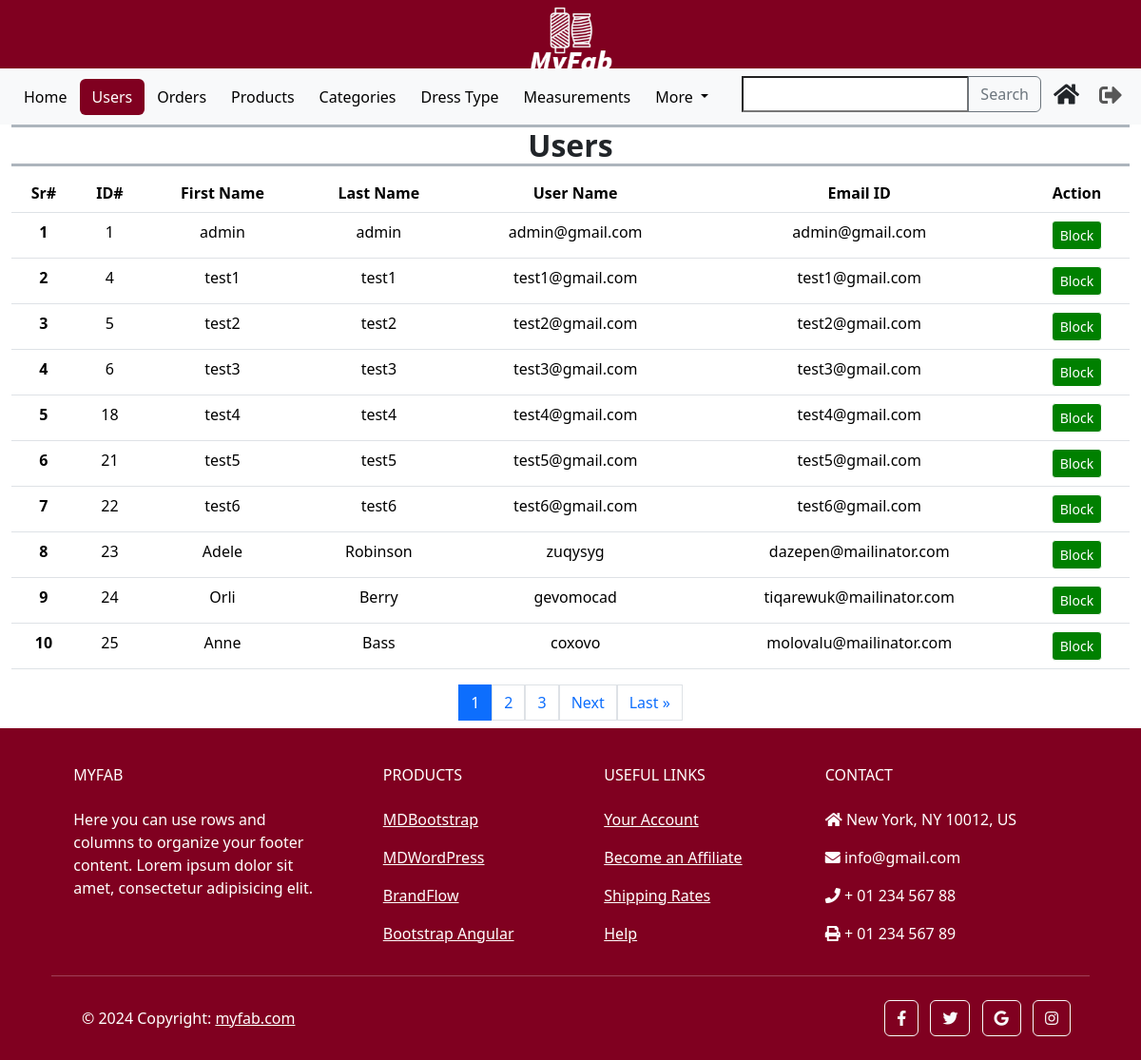
The app's page /custom_admin/users/ (signed in) with its own data.
### accounts/models.py (models this page shows)
class CustomUser(AbstractUser):
    phone_number = models.CharField(max_length=13, unique=True)

### custom_admin/views.py (the view, shortened to what this page needs)
# urls.py: path('users/', AdminUsers.as_view(), name = 'admin_users'),
class AdminUsers(View):
    def get(self, request):
        users = CustomUser.objects.all()
        paginator = Paginator(users, 10)
        page_number = request.GET.get('page')
        try:
            paged_users = paginator.page(page_number)
        except PageNotAnInteger:
            paged_users = paginator.page(1)
        except EmptyPage:
            paged_users = paginator.page(paginator.num_pages)
        start_serial_number = (paged_users.number - 1) * paginator.per_page + 1
        serial_numbers = list(range(start_serial_number, start_serial_number + len(paged_users)))
        zipped_data = zip(serial_numbers, paged_users)
        context = {'zipped_data': zipped_data, 'users': paged_users}
        return render(request, 'admin_users.html', context)

### templates/admin_users.html (shortened to what this page needs)
{% extends 'admin_base.html' %}
{% load static %}
{% load custom_filters %}
{% block content %}
    <nav class="navbar navbar-expand-lg bg-body-tertiary">
        <div class="container-fluid">
        <div class="collapse navbar-collapse" id="navbarSupportedContent">
            <ul class="navbar-nav d-flex align-items-center me-auto mb-2 mb-lg-0">
                <li class="nav-item">
                    <a class="btn text-black" href="{% url "custom_admin:admin_home" %}" >
                        Home
                    </a>
                </li>
                <li class="nav-item">
                    <a class="btn text-white" href="{% url "custom_admin:admin_users" %}"
                    style="background-color: #800020;">
                        Users
                    </a>
                </li>
                <li class="nav-item">
                    <a class="btn text-black" href="{% url "custom_admin:admin_orders" %}" >
                        Orders
                    </a>
                </li>
                <li class="nav-item">
                    <a class="btn text-black" href="{% url "custom_admin:admin_products" %}" >
                        Products
                    </a>
                </li>
                <li class="nav-item">
                    <a class="btn text-black" href="{% url "custom_admin:admin_categories" %}" >
                        Categories
                    </a>
                </li>
                <li class="nav-item">
                    <a class="btn text-black" href="{% url "custom_admin:admin_usages" %}" >
                        Dress Type
                    </a>
                </li>
                <li class="nav-item">
                    <a class="btn text-black" href="{% url "custom_admin:admin_measurements" %}">
                        Measurements
                    </a>
                </li>
                <li class="nav-item dropdown">
                    <a class="btn text-black dropdown-toggle" href="#" role="button" data-bs-toggle="dropdown"
                        aria-expanded="false">
                        More
                    </a>
                </li>
            </ul>
            <ul class="navbar-nav d-flex flex-row justify-content-center  ms-auto mb-2 mb-lg-0">
                <li class="nav-item">
                    <form id="search-form">
                        <div class="input-group">
                            <input type="text" id="search-input" name="query" >
                            <button class="btn btn-outline-secondary" type="submit">Search</button>
                        </div>
                    </form>
                </li>
                <li class="nav-item ms-3 ms-lg-0">
                    <a class="btn" href="{% url "main:home" %}"
                        data-toggle="tooltip" title="User Home">
                        <i style="font-size:24px" class="fa">&#xf015;</i>
                    </a>
                </li>
                <li class="nav-item ms-3 ms-lg-0">
                    <form action="{% url 'accounts:logout' %}" method="post">
                        <button type="submit" class="nav-link" style="border: none; background: none;"
                            data-toggle="tooltip" title="Logout">
                            <i style='font-size:24px' class='fas'>&#xf2f5;</i>
                        </button>
                    </form>
                </li>
            </ul>
        </div>
        </div>
    </nav>
    <section class="mb-2">
        <div class="container-fluid">
            <div class="container-fluid text-center px-0">
                <h5 class="border-bottom border-top border-3 border-dark-subtle fw-bold fs-2 fs-lg-5">Users</h5>
            </div>
            <div class="row h-100">
                <div class="col-12">
                    <div class="table-responsive text-center">
                        <table class="table  table-hover">
                            <thead>
                            <tr>
                                <th scope="col">Sr#</th>
                                <th scope="col">ID#</th>
                                <th scope="col">First Name</th>
                                <th scope="col">Last Name</th>
                                <th scope="col">User Name</th>
                                <th scope="col">Email ID</th>
                                <th scope="col">Action</th>
                            </tr>
                            </thead>
                            <tbody id="product-table-body">
                                {% for serial_number, user in zipped_data %}
                                <tr>
                                    <th scope="row">{{ serial_number }}</th>
                                    <td>{{ user.id }}</td>
                                    <td>{{ user.first_name }}</td>
                                    <td>{{ user.last_name }}</td>
                                    <td>{{ user.username }}</td>
                                    <td>{{ user.email }}</td>
                                    <td>
                                        <button class="status-toggle text-white btn btn-sm"
                                            data-user-id="{{ user.id }}"
                                            data-is-active="{{ user.is_active }}">
                                            {{ user.is_active|yesno:"Block,Unblock" }}
                                        </button>
                                    </td>
                                </tr>
                                {% endfor %}
                            </tbody>
                        </table>
                    </div>
                    <div class="pagination justify-content-center">
                        {% for page in users.paginator.page_range %}
                        <a href="?page={{ page }}" class="page-link {% if users.number == page %}active{% endif %}">{{ page }}</a>
                        {% endfor %}
                        {% if users.has_next %}
                            <a href="?page={{ users.next_page_number }}" class="page-link">Next</a>
                            <a href="?page={{ users.paginator.num_pages }}" class="page-link">Last &raquo;</a>
                        {% endif %}
                    </div>
                </div>
            </div>
        </div>
    </section>
{% endblock  %}

### templates/admin_users.html (style rules this page uses)
.status-toggle.active { background-color: green; }

### records on screen
CustomUser: serial_number "1", id "1", first_name "admin", last_name "admin", username "admin@gmail.com", email "admin@gmail.com", is_active "Block"
CustomUser: serial_number "2", id "4", first_name "test1", last_name "test1", username "test1@gmail.com", email "test1@gmail.com", is_active "Block"
CustomUser: serial_number "3", id "5", first_name "test2", last_name "test2", username "test2@gmail.com", email "test2@gmail.com", is_active "Block"
CustomUser: serial_number "4", id "6", first_name "test3", last_name "test3", username "test3@gmail.com", email "test3@gmail.com", is_active "Block"
CustomUser: serial_number "5", id "18", first_name "test4", last_name "test4", username "test4@gmail.com", email "test4@gmail.com", is_active "Block"
CustomUser: serial_number "6", id "21", first_name "test5", last_name "test5", username "test5@gmail.com", email "test5@gmail.com", is_active "Block"
CustomUser: serial_number "7", id "22", first_name "test6", last_name "test6", username "test6@gmail.com", email "test6@gmail.com", is_active "Block"
CustomUser: serial_number "8", id "23", first_name "Adele", last_name "Robinson", username "zuqysyg", email "dazepen@mailinator.com", is_active "Block"
CustomUser: serial_number "9", id "24", first_name "Orli", last_name "Berry", username "gevomocad", email "tiqarewuk@mailinator.com", is_active "Block"
CustomUser: serial_number "10", id "25", first_name "Anne", last_name "Bass", username "coxovo", email "molovalu@mailinator.com", is_active "Block"

### other values on screen
{{ page }} "1" "2" "3"
